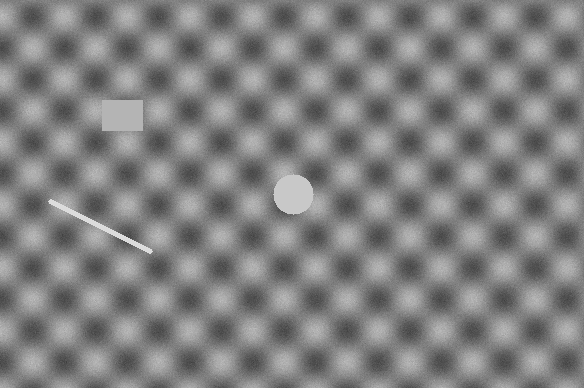
#> input picture LucasKanade/test_data/frame01.png, 584 x 388 px; its folder holds 4 pictures in this run
$ python lk.py
#> lines starting #> are read from the running program, lines starting #| are printed output that depends on the picture; long printed decimals are rounded
import numpy as np
import cv2

# 定义梯度计算的窗口半径
GRADIENT_WINDOW_RADIUS = 2  # 窗口大小为 2 * GRADIENT_WINDOW_RADIUS + 1
# 打印格式设置
PRINT_CONFIG = {
    'threshold': np.inf,  # 完整显示数组
    'suppress': True,  # 禁用科学计数法
    'precision': 3,  # 小数点后位数
    'floatmode': 'fixed',  # 固定小数点格式
    'linewidth': 32 * 8,  # 每行最大字符数
    'edgeitems': 64  # 省略号时显示的边缘元素数
}

# 应用打印设置
np.set_printoptions(**PRINT_CONFIG)


def load_images(path_A="E:/data/MH_01_easy/mav0/cam0/data/1403636579763555584.png",
                path_B="E:/data/MH_01_easy/mav0/cam0/data/1403636579813555456.png"):
    """
    从指定路径加载并处理图片
    path_A: 第一张图片的路径
    path_B: 第二张图片的路径
    """
#> called with path_A = '../test_data/frame01.png', path_B = '../test_data/frame04.png'
    img_A = cv2.imread(path_A, cv2.IMREAD_GRAYSCALE)
#> img_A is the input picture: shape (388, 584); min 62, max 220, mean 128.5
    img_B = cv2.imread(path_B, cv2.IMREAD_GRAYSCALE)
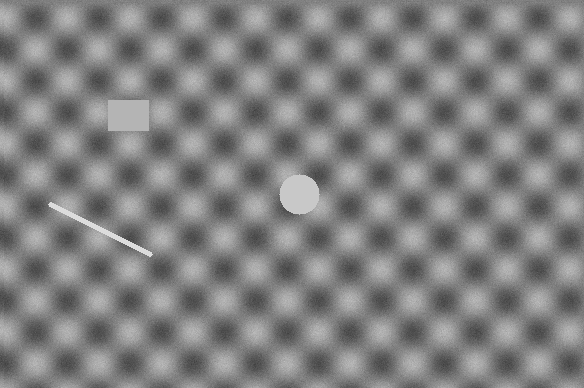
#> input picture LucasKanade/test_data/frame04.png, 584 x 388 px
#> img_B is the input picture: shape (388, 584); min 59, max 220, mean 128.5

    if img_A is None or img_B is None:
        raise ValueError(f"无法加载图片，请检查文件路径: {path_A} 和 {path_B}")

    if img_A.shape != img_B.shape:
        print(f"警告：两张图片尺寸不同。图片A: {img_A.shape}, 图片B: {img_B.shape}")
        img_B = cv2.resize(img_B, (img_A.shape[1], img_A.shape[0]))
        print(f"已将图片B调整为与图片A相同的尺寸: {img_B.shape}")

    return img_A.astype(np.float32), img_B.astype(np.float32)


def detect_corners(image, max_corners=100):
    image = image.astype(np.float32)
    corners = cv2.goodFeaturesToTrack(
        image,
        maxCorners=max_corners,
        qualityLevel=0.08,
        minDistance=20
    )
    if corners is not None:
        corners = corners.reshape(-1, 2)
        return corners
    return []


def extract_matrix_around_point(image, center_x, center_y, size=64):
    result = np.zeros((size, size))
    half_size = size // 2
    start_y = int(center_y - half_size)
    end_y = start_y + size
    start_x = int(center_x - half_size)
    end_x = start_x + size
    valid_start_y = max(0, start_y)
    valid_end_y = min(image.shape[0], end_y)
    valid_start_x = max(0, start_x)
    valid_end_x = min(image.shape[1], end_x)
    result_start_y = max(0, -start_y)
    result_end_y = size - max(0, end_y - image.shape[0])
    result_start_x = max(0, -start_x)
    result_end_x = size - max(0, end_x - image.shape[1])
    result[result_start_y:result_end_y, result_start_x:result_end_x] = \
        image[valid_start_y:valid_end_y, valid_start_x:valid_end_x]
    return result


def gaussian_filter(matrix):
    height, width = matrix.shape
    result = np.zeros((height, width))
    kernel = np.array([[1 / 16, 1 / 8, 1 / 16],
                       [1 / 8, 1 / 4, 1 / 8],
                       [1 / 16, 1 / 8, 1 / 16]])

    padded = np.zeros((height + 2, width + 2))
    padded[1:-1, 1:-1] = matrix
    for i in range(height):
        for j in range(width):
            window = padded[i:i + 3, j:j + 3]
            result[i, j] = np.sum(window * kernel)
    return result


# 图片缩小
def simple_interpolation(matrix):
    height, width = matrix.shape
    # 计算新的尺寸（考虑奇数行列）
    new_height = (height + 1) // 2
    new_width = (width + 1) // 2
    result = np.zeros((new_height, new_width))

    # 只取奇数索引的行和列（在Python中索引从0开始，所以是从1开始步长为2）
    for i in range(1, height, 2):
        for j in range(1, width, 2):
            # 将奇数位置的值直接赋给结果矩阵
            result[i // 2, j // 2] = matrix[i, j]

    return result


def bilinear_interpolate(matrix, x, y):
    height, width = matrix.shape

    # 如果坐标超出范围，返回None
    if x < 0 or y < 0 or x >= width - 1 or y >= height - 1:
        return None

    # 获取周围四个点的坐标
    x0 = int(np.floor(x))
    x1 = x0 + 1
    y0 = int(np.floor(y))
    y1 = y0 + 1

    # 计算插值权重
    wx = x - x0
    wy = y - y0

    # 步骤1：在x方向进行插值，得到y0和y1行上的两个插值结果
    interpolated_y0 = (1 - wx) * matrix[y0, x0] + wx * matrix[y0, x1]  # y0行的插值
    interpolated_y1 = (1 - wx) * matrix[y1, x0] + wx * matrix[y1, x1]  # y1行的插值

    # 步骤2：在y方向进行插值，得到最终结果
    value = (1 - wy) * interpolated_y0 + wy * interpolated_y1

    return value

# ========== 添加LK光流法的计算 ==========
def calc_lk_optical_flow(img_A, img_B, corners):
    """
    使用OpenCV的LK光流法计算每个角点的光流
    img_A: 第一帧图像（float32或uint8，单通道）
    img_B: 第二帧图像（float32或uint8，单通道）
    corners: 角点坐标，形状为(N, 2)
    返回：每个角点的新位置、状态、误差
    """
    # OpenCV的calcOpticalFlowPyrLK要求输入为uint8
    if img_A.dtype != np.uint8:
        img_A_uint8 = np.clip(img_A, 0, 255).astype(np.uint8)
    else:
        img_A_uint8 = img_A
    if img_B.dtype != np.uint8:
        img_B_uint8 = np.clip(img_B, 0, 255).astype(np.uint8)
    else:
        img_B_uint8 = img_B

    # 设置LK光流法的参数
    lk_params = dict(
        winSize=(5, 5),  # 搜索窗口大小
        maxLevel=3,  # 金字塔层数
        criteria=(cv2.TERM_CRITERIA_EPS | cv2.TERM_CRITERIA_COUNT, 5, 0.01),  # 迭代终止条件
    )

    # 角点需要reshape为(N,1,2)
    p0 = corners.reshape(-1, 1, 2).astype(np.float32)

    # 计算光流
    p1, st, err = cv2.calcOpticalFlowPyrLK(
        img_A_uint8,
        img_B_uint8,
        p0,
        None,
        **lk_params
    )

    return p0, p1, st, err
def calculate_gradient(matrix_A, matrix_B, total_flow_u=None, total_flow_v=None, iter_count=0):
    """
    计算图像梯度和时间梯度
    matrix_A: 第一帧图像
    matrix_B: 第二帧图像
    total_flow_u: 水平方向累积光流场
    total_flow_v: 垂直方向累积光流场
    iter_count: 当前迭代次数
    """
    height, width = matrix_A.shape
    center_y = height // 2
    center_x = width // 2
    y_start = max(center_y - GRADIENT_WINDOW_RADIUS, 0)
    y_end = min(center_y + GRADIENT_WINDOW_RADIUS + 1, height)
    x_start = max(center_x - GRADIENT_WINDOW_RADIUS, 0)
    x_end = min(center_x + GRADIENT_WINDOW_RADIUS + 1, width)

    # 初始化光流场
    if total_flow_u is None:
        total_flow_u = 0
    if total_flow_v is None:
        total_flow_v = 0

    # 设置卷积核
    size = 2 * GRADIENT_WINDOW_RADIUS + 1
    center = GRADIENT_WINDOW_RADIUS

    kernel_x = np.zeros((size, size))
    kernel_x[center, center - 2:center + 3] = np.array([1, -8, 0, 8, -1]) / 12

    kernel_y = np.zeros((size, size))
    kernel_y[center - 2:center + 3, center] = np.array([1, -8, 0, 8, -1]) / 12

    # 初始化结果矩阵为实际窗口大小
    window_height = y_end - y_start
    window_width = x_end - x_start
    Ix = np.zeros((window_height, window_width))
    Iy = np.zeros((window_height, window_width))
    It = np.zeros((window_height, window_width))
    warped_B = np.zeros((window_height, window_width))

    # 计算每个像素的梯度
    for i in range(window_height):
        for j in range(window_width):
            y = y_start + i
            x = x_start + j

            # 确保有足够的边界进行卷积
            if (y >= GRADIENT_WINDOW_RADIUS and y < height - GRADIENT_WINDOW_RADIUS and
                    x >= GRADIENT_WINDOW_RADIUS and x < width - GRADIENT_WINDOW_RADIUS):

                # 提取当前像素的窗口区域
                window_A = matrix_A[y - GRADIENT_WINDOW_RADIUS:y + GRADIENT_WINDOW_RADIUS + 1,
                           x - GRADIENT_WINDOW_RADIUS:x + GRADIENT_WINDOW_RADIUS + 1]

                # 计算空间梯度
                Ix[i, j] = np.sum(window_A * kernel_x)
                Iy[i, j] = np.sum(window_A * kernel_y)

                # 计算变形后的坐标
                new_x = x + total_flow_u
                new_y = y + total_flow_v

                # 使用双线性插值计算变形后的值
                warped_B_value = bilinear_interpolate(matrix_B, new_x, new_y)

                # 计算时间梯度
                if warped_B_value is not None:
                    It[i, j] = warped_B_value - float(matrix_A[y, x])
                    warped_B[i, j] = warped_B_value
                else:
                    It[i, j] = float(matrix_B[y, x]) - float(matrix_A[y, x])
                    warped_B[i, j] = float(matrix_B[y, x])

    return Ix, Iy, It, warped_B


def calculate_pixel_integral_matrix(Ix, Iy):
    """
    计算每个像素点的局部积分矩阵
    Ix: 水平方向梯度
    Iy: 垂直方向梯度
    返回: 每个像素对应的2x2积分矩阵
    """
    result = np.zeros((2, 2))
    result[0, 0] = np.sum(Ix * Ix)  # Ix^2的积分
    result[0, 1] = np.sum(Ix * Iy)  # Ix*Iy的积分
    result[1, 0] = result[0, 1]  # 对称矩阵
    result[1, 1] = np.sum(Iy * Iy)  # Iy^2的积分

    return result


def calculate_pixel_temporal_spatial_matrix(Ix, Iy, It):
    """
    计算每个像素点的时间空间梯度积分矩阵
    Ix: 水平方向梯度
    Iy: 垂直方向梯度
    It: 时间梯度
    返回: 每个像素对应的2x1时空积分矩阵
    """
    result = np.zeros((2, 1))
    result[0, 0] = np.sum(Ix * It)  # Ix*It的积分
    result[1, 0] = np.sum(Iy * It)  # Iy*It的积分

    return result


def calculate_inverse_matrix(A):
    """
    计算2x2矩阵的逆矩阵
    A: 输入的2x2矩阵
    返回: 如果可逆，返回逆矩阵；如果不可逆，返回None
    """
    # 计算行列式
    det_A = A[0, 0] * A[1, 1] - A[0, 1] * A[1, 0]

    # 如果行列式接近0，矩阵不可逆
    if abs(det_A) < 1e-10:
        return None

    # 计算伴随矩阵并除以行列式得到逆矩阵
    A_inv = np.array([
        [A[1, 1], -A[0, 1]],
        [-A[1, 0], A[0, 0]]
    ]) / det_A

    return A_inv


def calculate_optical_flow(matrix_A, matrix_B, max_iterations=50, epsilon=0.01,
                           initial_flow_u=None, initial_flow_v=None):
    """
    计算两帧图像之间的光流
    matrix_A: 第一帧图像
    matrix_B: 第二帧图像
    max_iterations: 最大迭代次数
    epsilon: 收敛阈值
    initial_flow_u: 初始水平方向光流场
    initial_flow_v: 初始垂直方向光流场
    返回: (final_flow_u, final_flow_v) 最终的水平和垂直光流场
    """
    height, width = matrix_A.shape
    # 初始化光流场
    flow_u = initial_flow_u if initial_flow_u is not None else np.zeros((height, width))
    flow_v = initial_flow_v if initial_flow_v is not None else np.zeros((height, width))

    for iter_count in range(max_iterations):
        print(f"\n第 {iter_count + 1} 次迭代:")

        # 计算中心点的图像梯度和时间梯度
        Ix, Iy, It, warped_B = calculate_gradient(matrix_A, matrix_B, flow_u, flow_v, iter_count)

        # 计算中心点的局部积分矩阵
        A = calculate_pixel_integral_matrix(Ix, Iy)
        b = calculate_pixel_temporal_spatial_matrix(Ix, Iy, It)

        # 计算中心点的光流增量
        A_inv = calculate_inverse_matrix(A)
        if A_inv is not None:
            # 求解方程 Av = b
            # print(f"A: {A}")
            # print(f"b: {b}")
            flow_update = np.dot(A_inv, -b)
            delta_u = flow_update[0, 0]
            delta_v = flow_update[1, 0]

            # 更新光流值
            flow_u += delta_u
            flow_v += delta_v

            # 计算变化量
            total_delta = delta_u ** 2 + delta_v ** 2

            # print(f"变化量: {total_delta:.6f}")
            # print(f"当前光流: u = {flow_u:.3f}, v = {flow_v:.3f}")

            if total_delta < epsilon:
                print(f"\n光流计算在第 {iter_count + 1} 次迭代后收敛")
                break
        else:
            print("矩阵求逆失败，停止迭代")
            break

    return flow_u, flow_v


# 第一层：对原始矩阵进行高斯滤波
def build_gaussian_pyramid(matrix, levels):
    """
    构建高斯金字塔
    matrix: 输入矩阵
    levels: 金字塔层数
    返回: 金字塔层级列表
    """
    pyramid = [matrix]
    current_matrix = matrix.copy()

    for level in range(levels - 1):
        # 高斯滤波
        filtered = gaussian_filter(current_matrix)
        # print(f"\n第{level + 1}层高斯滤波后的矩阵:")
        # print(np.round(filtered, 3))

        # 降采样
        downsampled = simple_interpolation(filtered)
        # print(f"\n第{level + 1}层降采样后的矩阵:")
        # print(np.round(downsampled, 3))

        # 对降采样结果再次滤波
        filtered_downsampled = gaussian_filter(downsampled)
        # print(f"\n第{level + 1}层降采样后再次滤波的矩阵:")
        # print(np.round(filtered_downsampled, 3))

        # 添加到金字塔中
        pyramid.append(filtered_downsampled)
        current_matrix = filtered_downsampled

    return pyramid


def calculate_pyramid_flow(pyramid_A, pyramid_B, max_iterations=5, epsilon=0.01):
    """
    计算金字塔各层的中心点光流
    pyramid_A: 第一帧图像的金字塔
    pyramid_B: 第二帧图像的金字塔
    返回: 最终的光流值和光流大小
    """
    levels = len(pyramid_A)
    flow_u = 0.0
    flow_v = 0.0

    # 从金字塔顶层开始计算
    # 如果levels等于3，这个循环会执行3次，level分别为2,1,0
    for level in range(levels - 1, -1, -1):
        print(f"\n计算第{levels - level}层金字塔的光流:")

        # 如果不是最顶层，将上一层的光流值扩大2倍作为初始值
        if level < levels - 1:
            flow_u *= 2
            flow_v *= 2

        # 计算当前层的光流
        flow_u, flow_v = calculate_optical_flow(
            pyramid_A[level],
            pyramid_B[level],
            max_iterations=max_iterations,
            epsilon=epsilon,
            initial_flow_u=flow_u,
            initial_flow_v=flow_v
        )

        # 计算当前层的光流大小
        flow_magnitude = np.sqrt(flow_u ** 2 + flow_v ** 2)
        print(f"第{levels - level}层金字塔的光流结果:")
        print(f"u = {flow_u:.3f}, v = {flow_v:.3f}")
        print(f"光流大小 = {flow_magnitude:.3f}")

    # 计算最终光流大小
    final_flow_magnitude = np.sqrt(flow_u ** 2 + flow_v ** 2)
    print(f"\n最终光流大小: {final_flow_magnitude:.3f}")
    return flow_u, flow_v, final_flow_magnitude


def compute_optical_flow(matrix_A, matrix_B, pyramid_levels=3):
    """
    主函数：计算两帧图像间的光流
    """
    # 构建两个图像的高斯金字塔
    pyramid_A = build_gaussian_pyramid(matrix_A, pyramid_levels)
    pyramid_B = build_gaussian_pyramid(matrix_B, pyramid_levels)

    # 计算金字塔光流
    final_flow_u, final_flow_v, final_flow_magnitude = calculate_pyramid_flow(pyramid_A, pyramid_B)

    print("\n最终光流结果:")
    print(f"水平方向位移 (u): {final_flow_u:.3f}")
    print(f"垂直方向位移 (v): {final_flow_v:.3f}")
    print(f"光流大小: {final_flow_magnitude:.3f}")

    return final_flow_u, final_flow_v, final_flow_magnitude

# 加载图像并计算光流
import os

# 图像目录 - 修改为项目中的测试数据目录
image_dir = "../test_data/"
# 获取目录中的所有图像文件
image_files = sorted([f for f in os.listdir(image_dir) if f.endswith('.png')])

# 用于存储所有有效的AEE和AAE值
all_aee_values = []
all_aae_values = []

# 打开结果文件
with open(r'MH_04_difficult.txt', 'w', encoding='utf-8') as f:
    f.write("图像对\tAEE\tAAE(度)\n")

    # 连续处理25张图片（24对）
    for i in range(0, len(image_files) - 1):
        if i >= 500:  # 处理完24对图片后停止
            break

        path_A = os.path.join(image_dir, image_files[i])
        path_B = os.path.join(image_dir, image_files[i+1])

        print(f"\n处理图像对 {i+1}/24: {image_files[i]} -> {image_files[i+1]}")

        try:
            # 加载图像对
            img_matrix_A, img_matrix_B = load_images(path_A, path_B)
            print(f"矩阵A - 形状: {img_matrix_A.shape}")
#| 矩阵A - 形状: (388, 584)
            print(f"矩阵B - 形状: {img_matrix_B.shape}")
#| 矩阵B - 形状: (388, 584)

            # 检测角点
            corners_A = detect_corners(img_matrix_A, max_corners=1000)
#> in detect_corners, `corners = cv2.goodFeaturesToTrack( image, maxCorners=max_corners, qual..`: corners = [[150, 253], [48, 201], [102, 130], [293, 214], [142, 130], [142, 100], [273, 194], [309, 182], [102, 101], [134, 240], [77, 210], [113, 237]]
#> corners_A has the same summary as corners in detect_corners
            print(f"检测到的角点数量: {len(corners_A)}")
#| 检测到的角点数量: 12

            # 批量提取所有角点对应的子矩阵
            sub_matrices = []
            for idx, (corner_x, corner_y) in enumerate(corners_A):
                sub_matrix_A = extract_matrix_around_point(img_matrix_A, corner_x, corner_y)
                sub_matrix_B = extract_matrix_around_point(img_matrix_B, corner_x, corner_y)
                sub_matrices.append({
                    'corner_index': idx,
                    'corner_coords': (corner_x, corner_y),
                    'sub_matrix_A': sub_matrix_A,
                    'sub_matrix_B': sub_matrix_B
                })
#> this loop made 12 passes
#> (corner_x, corner_y) on passes 1 to 8: (150, 253), (48, 201), (102, 130), (293, 214), (142, 130), (142, 100), (273, 194), (309, 182)
#> pass 1, `sub_matrix_A = extract_matrix_around_point(img_matrix_A, corner_x, cor..`:
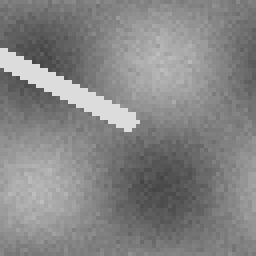
#> sub_matrix_A: shape (64, 64) float64 (shown 4 times larger); min 69, max 220, mean 132.8
#> pass 1, `sub_matrix_B = extract_matrix_around_point(img_matrix_B, corner_x, cor..`:
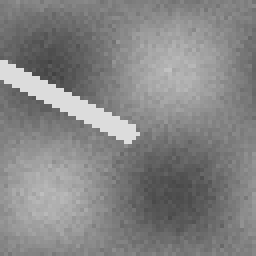
#> sub_matrix_B: shape (64, 64) float64 (shown 4 times larger); min 66, max 220, mean 132.8
#> pass 2, `sub_matrix_A = extract_matrix_around_point(img_matrix_A, corner_x, cor..`:
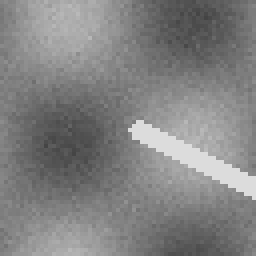
#> sub_matrix_A: shape (64, 64) float64 (shown 4 times larger); min 68, max 220, mean 130.2
#> pass 2, `sub_matrix_B = extract_matrix_around_point(img_matrix_B, corner_x, cor..`:
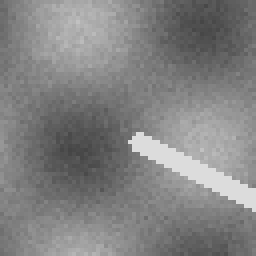
#> sub_matrix_B: shape (64, 64) float64 (shown 4 times larger); min 69, max 220, mean 130.4
#> after the loop, sub_matrices = 12 items

            # 对每个角点的子矩阵计算光流
            corner_flows = []
            for item in sub_matrices:
                matrix_A = item['sub_matrix_A']
                matrix_B = item['sub_matrix_B']
                flow_u, flow_v, magnitude = compute_optical_flow(matrix_A, matrix_B, pyramid_levels=3)
                corner_flows.append({
                    'corner_index': item['corner_index'],
                    'corner_coords': item['corner_coords'],
                    'flow_u': flow_u,
                    'flow_v': flow_v,
                    'magnitude': magnitude
                })
#> this loop made 12 passes
#> (flow_u, flow_v) on pass 1: (0, 0)
#> (printed output is left out)
#> pass 3, `matrix_B = item['sub_matrix_B']`:
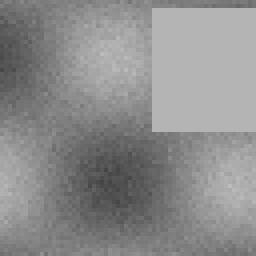
#> matrix_B: shape (64, 64) float64 (shown 4 times larger); min 69, max 189, mean 140.5
#> after the loop:
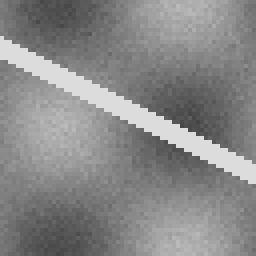
#> matrix_A: shape (64, 64) float64 (shown 4 times larger); min 69, max 220, mean 136.1

            # 调用LK光流法
            p0, p1, st, err = calc_lk_optical_flow(img_matrix_A, img_matrix_B, corners_A)

            # 收集自实现和OpenCV的光流
            my_u = np.array([item['flow_u'] for item in corner_flows])
            my_v = np.array([item['flow_v'] for item in corner_flows])
            opencv_u = []
            opencv_v = []
            for idx, (start, end, status) in enumerate(zip(p0, p1, st)):
                if status[0]:
                    opencv_u.append(end[0][0] - start[0][0])
                    opencv_v.append(end[0][1] - start[0][1])
                else:
                    opencv_u.append(np.nan)
                    opencv_v.append(np.nan)
#> this loop made 12 passes
#> (start, end) on passes 1 to 8: ([[150, 253]], [[149.9, 256]]), ([[48, 201]], [[48.19, 204]]), ([[102, 130]], [[107.9, 130.2]]), ([[293, 214]], [[298.9, 214.1]]), ([[142, 130]], [[148.1, 130]]), ([[142, 100]], [[148.1, 100]]), ([[273, 194]], [[279, 191.6]]), ([[309, 182]], [[314.9, 182]])
            opencv_u = np.array(opencv_u)
            opencv_v = np.array(opencv_v)

            # 先去除自己算出来的光流绝对值大于32的点
            my_valid_mask = (np.abs(my_u) <= 32) & (np.abs(my_v) <= 32)

            # 只保留都有效的点
            valid_mask = my_valid_mask & ~np.isnan(opencv_u) & ~np.isnan(opencv_v)
            my_u_valid = my_u[valid_mask]
            my_v_valid = my_v[valid_mask]
            opencv_u_valid = opencv_u[valid_mask]
            opencv_v_valid = opencv_v[valid_mask]

            # 计算端点误差 (Endpoint Error)
            endpoint_errors = np.sqrt((my_u_valid - opencv_u_valid) ** 2 + (my_v_valid - opencv_v_valid) ** 2)

            # 滤除与OpenCV相差过大的点（例如超过平均误差的3倍或固定阈值）
            error_threshold = min(np.mean(endpoint_errors) * 3, 5.0)  # 使用平均误差的3倍或5.0作为阈值
            valid_endpoint_mask = endpoint_errors < error_threshold
            valid_endpoint_errors = endpoint_errors[valid_endpoint_mask]

            # 计算AEE
            aee = np.mean(valid_endpoint_errors) if valid_endpoint_errors.size > 0 else float('nan')

            # 计算AAE (Average Angular Error)
            epsilon = 1e-10
            # 只使用端点误差过滤后的有效点计算角度误差
            my_u_angle_valid = my_u_valid[valid_endpoint_mask]
            my_v_angle_valid = my_v_valid[valid_endpoint_mask]
            opencv_u_angle_valid = opencv_u_valid[valid_endpoint_mask]
            opencv_v_angle_valid = opencv_v_valid[valid_endpoint_mask]

            angles_my = np.arctan2(my_v_angle_valid, my_u_angle_valid + epsilon)
            angles_opencv = np.arctan2(opencv_v_angle_valid, opencv_u_angle_valid + epsilon)
            angle_diff = np.abs(angles_my - angles_opencv)
            angle_diff = np.minimum(angle_diff, np.pi - angle_diff)
            angle_diff_deg = np.degrees(angle_diff)

            # 先过滤，只保留绝对值小于等于1度的点
            valid_angle_mask = np.abs(angle_diff_deg) <= 1
            valid_angle_diff = angle_diff[valid_angle_mask]

            # 计算AAE
            aae_rad = np.mean(valid_angle_diff) if valid_angle_diff.size > 0 else float('nan')
            aae_deg = np.degrees(aae_rad) if valid_angle_diff.size > 0 else float('nan')

            # 存储有效的AEE和AAE值
            if not np.isnan(aee):
                all_aee_values.append(aee)
            if not np.isnan(aae_deg):
                all_aae_values.append(aae_deg)

            # 写入结果
            f.write(f"{image_files[i]}->{image_files[i+1]}\t{aee:.6f}\t{aae_deg:.6f}\n")
            f.flush()  # 确保立即写入文件

            print(f"图像对 {i+1} 的AEE: {aee:.6f}, AAE: {aae_deg:.6f}度")
#| 图像对 1 的AEE: 0.05155, AAE: 0.303130度

        except Exception as e:
            print(f"处理图像对 {i+1} 时出错: {e}")
            f.write(f"{image_files[i]}->{image_files[i+1]}\tError\tError\n")
            f.flush()

    # 计算并写入所有图片的平均AEE和AAE
    mean_aee = np.mean(all_aee_values) if all_aee_values else float('nan')
    mean_aae = np.mean(all_aae_values) if all_aae_values else float('nan')

    f.write("\n===== 总体统计 =====\n")
    f.write(f"平均AEE: {mean_aee:.6f}\n")
    f.write(f"平均AAE(度): {mean_aae:.6f}\n")
    f.write(f"有效图像对数量: {len(all_aee_values)}/{i+1}\n")

print("\n所有结果已保存到 MH_04_difficult.txt")
print(f"平均AEE: {mean_aee:.6f}")
print(f"平均AAE(度): {mean_aae:.6f}")
print(f"有效图像对数量: {len(all_aee_values)}/{i+1}")
